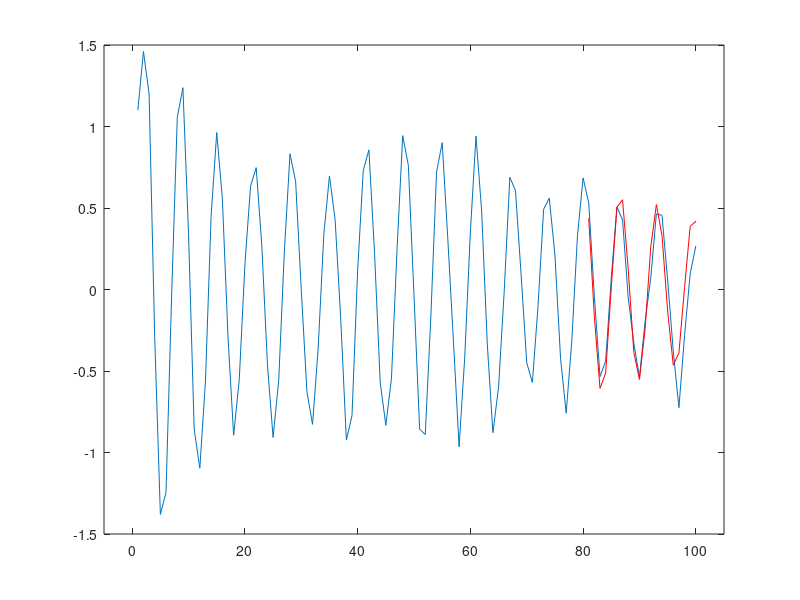

The MATLAB script that drew this image:
%clear;
%clf;clc;close all;

y=dlmread("idosor.txt");
N=length(y);
t=(1:N)';


plot(t,y);

N0=80;
I=(1:(N0-3))';

A=y([I+2, I+1, I]);
b=y(I+3);
alfa=(A'*A)\(A'*b);

yb=y;
for k=(N0+1):N
  yb(k)=alfa'*yb(k-1:-1:k-3);
end
hold on;
plot(t(N0+1:N),yb(N0+1:N),'r')
xlim([-5,105]);




